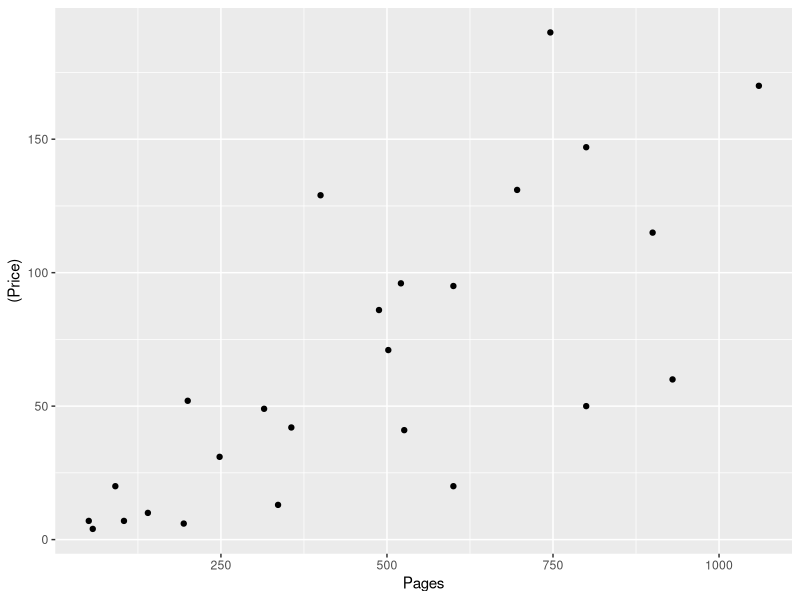
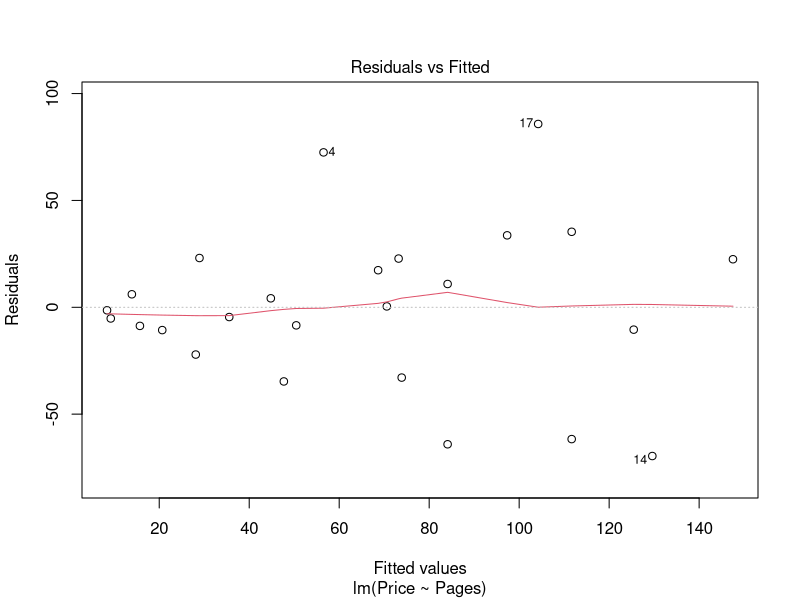
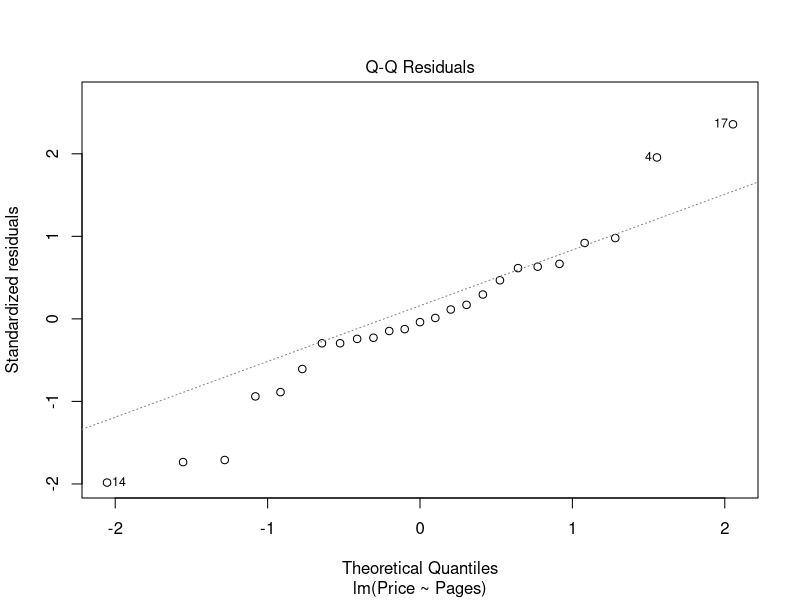

Write the R code that produced these figures, in order. (Note: this script raises an error after producing the figures.)
## ---- chunk 1
knitr::opts_chunk$set(echo = TRUE,eval = TRUE, comment = NA,warning=F,message=F)

## ---- chunk 2
# packages
library(dplyr)
library(ggplot2)
library(GGally)
library(car)
## ---- chunk 3
textbooks<-read.csv("./textbooks.csv")
## ---- chunk 4
ggplot(data=textbooks, aes(x=Pages, y=(Price)))+geom_point()

## ---- chunk 5
cor(textbooks$Price, textbooks$Pages)
## ---- chunk 6
model1<-lm(Price~Pages,textbooks)
summary(model1)
plot(model1,1)
plot(model1,2)
## ---- chunk 7
boxCox(model1)
summary(powerTransform(model1))

## ---- chunk 8
model2<-lm(log(Price)~Pages,textbooks)
summary(model2)

## ---- chunk 9
predict(model2, new=data.frame(Pages=100), interval="prediction")
exp(predict(model2, new=data.frame(Pages=100), interval="prediction"))

